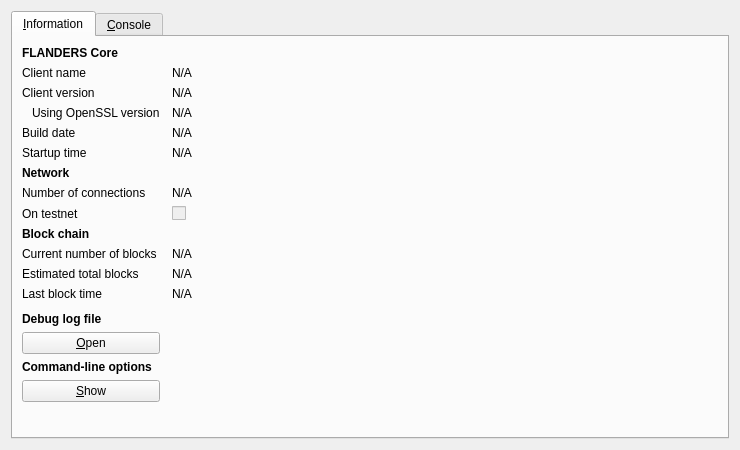
<?xml version="1.0" encoding="UTF-8"?>
<ui version="4.0">
 <class>RPCConsole</class>
 <widget class="QDialog" name="RPCConsole">
  <property name="geometry">
   <rect>
    <x>0</x>
    <y>0</y>
    <width>740</width>
    <height>450</height>
   </rect>
  </property>
  <property name="windowTitle">
   <string>FLANDERS - Debug window</string>
  </property>
  <layout class="QVBoxLayout" name="verticalLayout_2">
   <item>
    <widget class="QTabWidget" name="tabWidget">
     <property name="currentIndex">
      <number>0</number>
     </property>
     <widget class="QWidget" name="tab_info">
      <attribute name="title">
       <string>&amp;Information</string>
      </attribute>
      <layout class="QGridLayout" name="gridLayout" columnstretch="0,1">
       <property name="horizontalSpacing">
        <number>12</number>
       </property>
       <item row="0" column="0">
        <widget class="QLabel" name="label_9">
         <property name="font">
          <font>
           <weight>75</weight>
           <bold>true</bold>
          </font>
         </property>
         <property name="text">
          <string>FLANDERS Core</string>
         </property>
        </widget>
       </item>
       <item row="1" column="0">
        <widget class="QLabel" name="label_5">
         <property name="text">
          <string>Client name</string>
         </property>
        </widget>
       </item>
       <item row="1" column="1">
        <widget class="QLabel" name="clientName">
         <property name="cursor">
          <cursorShape>IBeamCursor</cursorShape>
         </property>
         <property name="text">
          <string>N/A</string>
         </property>
         <property name="textFormat">
          <enum>Qt::PlainText</enum>
         </property>
         <property name="textInteractionFlags">
          <set>Qt::LinksAccessibleByMouse|Qt::TextSelectableByKeyboard|Qt::TextSelectableByMouse</set>
         </property>
        </widget>
       </item>
       <item row="2" column="0">
        <widget class="QLabel" name="label_6">
         <property name="text">
          <string>Client version</string>
         </property>
        </widget>
       </item>
       <item row="2" column="1">
        <widget class="QLabel" name="clientVersion">
         <property name="cursor">
          <cursorShape>IBeamCursor</cursorShape>
         </property>
         <property name="text">
          <string>N/A</string>
         </property>
         <property name="textFormat">
          <enum>Qt::PlainText</enum>
         </property>
         <property name="textInteractionFlags">
          <set>Qt::LinksAccessibleByMouse|Qt::TextSelectableByKeyboard|Qt::TextSelectableByMouse</set>
         </property>
        </widget>
       </item>
       <item row="3" column="0">
        <widget class="QLabel" name="label_14">
         <property name="text">
          <string>Using OpenSSL version</string>
         </property>
         <property name="indent">
          <number>10</number>
         </property>
        </widget>
       </item>
       <item row="3" column="1">
        <widget class="QLabel" name="openSSLVersion">
         <property name="cursor">
          <cursorShape>IBeamCursor</cursorShape>
         </property>
         <property name="text">
          <string>N/A</string>
         </property>
         <property name="textFormat">
          <enum>Qt::PlainText</enum>
         </property>
         <property name="textInteractionFlags">
          <set>Qt::LinksAccessibleByMouse|Qt::TextSelectableByKeyboard|Qt::TextSelectableByMouse</set>
         </property>
        </widget>
       </item>
       <item row="4" column="0">
        <widget class="QLabel" name="label_12">
         <property name="text">
          <string>Build date</string>
         </property>
        </widget>
       </item>
       <item row="4" column="1">
        <widget class="QLabel" name="buildDate">
         <property name="cursor">
          <cursorShape>IBeamCursor</cursorShape>
         </property>
         <property name="text">
          <string>N/A</string>
         </property>
         <property name="textFormat">
          <enum>Qt::PlainText</enum>
         </property>
         <property name="textInteractionFlags">
          <set>Qt::LinksAccessibleByMouse|Qt::TextSelectableByKeyboard|Qt::TextSelectableByMouse</set>
         </property>
        </widget>
       </item>
       <item row="5" column="0">
        <widget class="QLabel" name="label_13">
         <property name="text">
          <string>Startup time</string>
         </property>
        </widget>
       </item>
       <item row="5" column="1">
        <widget class="QLabel" name="startupTime">
         <property name="cursor">
          <cursorShape>IBeamCursor</cursorShape>
         </property>
         <property name="text">
          <string>N/A</string>
         </property>
         <property name="textFormat">
          <enum>Qt::PlainText</enum>
         </property>
         <property name="textInteractionFlags">
          <set>Qt::LinksAccessibleByMouse|Qt::TextSelectableByKeyboard|Qt::TextSelectableByMouse</set>
         </property>
        </widget>
       </item>
       <item row="6" column="0">
        <widget class="QLabel" name="label_11">
         <property name="font">
          <font>
           <weight>75</weight>
           <bold>true</bold>
          </font>
         </property>
         <property name="text">
          <string>Network</string>
         </property>
        </widget>
       </item>
       <item row="7" column="0">
        <widget class="QLabel" name="label_7">
         <property name="text">
          <string>Number of connections</string>
         </property>
        </widget>
       </item>
       <item row="7" column="1">
        <widget class="QLabel" name="numberOfConnections">
         <property name="cursor">
          <cursorShape>IBeamCursor</cursorShape>
         </property>
         <property name="text">
          <string>N/A</string>
         </property>
         <property name="textFormat">
          <enum>Qt::PlainText</enum>
         </property>
         <property name="textInteractionFlags">
          <set>Qt::LinksAccessibleByMouse|Qt::TextSelectableByKeyboard|Qt::TextSelectableByMouse</set>
         </property>
        </widget>
       </item>
       <item row="8" column="0">
        <widget class="QLabel" name="label_8">
         <property name="text">
          <string>On testnet</string>
         </property>
        </widget>
       </item>
       <item row="8" column="1">
        <widget class="QCheckBox" name="isTestNet">
         <property name="enabled">
          <bool>false</bool>
         </property>
         <property name="text">
          <string/>
         </property>
        </widget>
       </item>
       <item row="9" column="0">
        <widget class="QLabel" name="label_10">
         <property name="font">
          <font>
           <weight>75</weight>
           <bold>true</bold>
          </font>
         </property>
         <property name="text">
          <string>Block chain</string>
         </property>
        </widget>
       </item>
       <item row="10" column="0">
        <widget class="QLabel" name="label_3">
         <property name="text">
          <string>Current number of blocks</string>
         </property>
        </widget>
       </item>
       <item row="10" column="1">
        <widget class="QLabel" name="numberOfBlocks">
         <property name="cursor">
          <cursorShape>IBeamCursor</cursorShape>
         </property>
         <property name="text">
          <string>N/A</string>
         </property>
         <property name="textFormat">
          <enum>Qt::PlainText</enum>
         </property>
         <property name="textInteractionFlags">
          <set>Qt::LinksAccessibleByMouse|Qt::TextSelectableByKeyboard|Qt::TextSelectableByMouse</set>
         </property>
        </widget>
       </item>
       <item row="11" column="0">
        <widget class="QLabel" name="label_4">
         <property name="text">
          <string>Estimated total blocks</string>
         </property>
        </widget>
       </item>
       <item row="11" column="1">
        <widget class="QLabel" name="totalBlocks">
         <property name="cursor">
          <cursorShape>IBeamCursor</cursorShape>
         </property>
         <property name="text">
          <string>N/A</string>
         </property>
         <property name="textFormat">
          <enum>Qt::PlainText</enum>
         </property>
         <property name="textInteractionFlags">
          <set>Qt::LinksAccessibleByMouse|Qt::TextSelectableByKeyboard|Qt::TextSelectableByMouse</set>
         </property>
        </widget>
       </item>
       <item row="12" column="0">
        <widget class="QLabel" name="label_2">
         <property name="text">
          <string>Last block time</string>
         </property>
        </widget>
       </item>
       <item row="12" column="1">
        <widget class="QLabel" name="lastBlockTime">
         <property name="cursor">
          <cursorShape>IBeamCursor</cursorShape>
         </property>
         <property name="text">
          <string>N/A</string>
         </property>
         <property name="textFormat">
          <enum>Qt::PlainText</enum>
         </property>
         <property name="textInteractionFlags">
          <set>Qt::LinksAccessibleByMouse|Qt::TextSelectableByKeyboard|Qt::TextSelectableByMouse</set>
         </property>
        </widget>
       </item>
       <item row="13" column="0">
        <spacer name="verticalSpacer_2">
         <property name="orientation">
          <enum>Qt::Vertical</enum>
         </property>
         <property name="sizeHint" stdset="0">
          <size>
           <width>20</width>
           <height>20</height>
          </size>
         </property>
        </spacer>
       </item>
       <item row="14" column="0">
        <widget class="QLabel" name="labelDebugLogfile">
         <property name="font">
          <font>
           <weight>75</weight>
           <bold>true</bold>
          </font>
         </property>
         <property name="text">
          <string>Debug log file</string>
         </property>
        </widget>
       </item>
       <item row="15" column="0">
        <widget class="QPushButton" name="openDebugLogfileButton">
         <property name="toolTip">
          <string>Open the FLANDERS debug log file from the current data directory. This can take a few seconds for large log files.</string>
         </property>
         <property name="text">
          <string>&amp;Open</string>
         </property>
         <property name="autoDefault">
          <bool>false</bool>
         </property>
        </widget>
       </item>
       <item row="16" column="0">
        <widget class="QLabel" name="labelCLOptions">
         <property name="font">
          <font>
           <weight>75</weight>
           <bold>true</bold>
          </font>
         </property>
         <property name="text">
          <string>Command-line options</string>
         </property>
        </widget>
       </item>
       <item row="17" column="0">
        <widget class="QPushButton" name="showCLOptionsButton">
         <property name="toolTip">
          <string>Show the FLANDERS-Qt help message to get a list with possible FLANDERS command-line options.</string>
         </property>
         <property name="text">
          <string>&amp;Show</string>
         </property>
         <property name="autoDefault">
          <bool>false</bool>
         </property>
        </widget>
       </item>
       <item row="18" column="0">
        <spacer name="verticalSpacer">
         <property name="orientation">
          <enum>Qt::Vertical</enum>
         </property>
         <property name="sizeHint" stdset="0">
          <size>
           <width>20</width>
           <height>40</height>
          </size>
         </property>
        </spacer>
       </item>
      </layout>
     </widget>
     <widget class="QWidget" name="tab_console">
      <attribute name="title">
       <string>&amp;Console</string>
      </attribute>
      <layout class="QVBoxLayout" name="verticalLayout_3">
       <property name="spacing">
        <number>3</number>
       </property>
       <item>
        <widget class="QTextEdit" name="messagesWidget">
         <property name="minimumSize">
          <size>
           <width>0</width>
           <height>100</height>
          </size>
         </property>
         <property name="readOnly">
          <bool>true</bool>
         </property>
         <property name="tabKeyNavigation" stdset="0">
          <bool>false</bool>
         </property>
         <property name="columnCount" stdset="0">
          <number>2</number>
         </property>
        </widget>
       </item>
       <item>
        <layout class="QHBoxLayout" name="horizontalLayout">
         <property name="spacing">
          <number>3</number>
         </property>
         <item>
          <widget class="QLabel" name="label">
           <property name="text">
            <string notr="true">&gt;</string>
           </property>
          </widget>
         </item>
         <item>
          <widget class="QLineEdit" name="lineEdit"/>
         </item>
         <item>
          <widget class="QPushButton" name="clearButton">
           <property name="maximumSize">
            <size>
             <width>24</width>
             <height>24</height>
            </size>
           </property>
           <property name="toolTip">
            <string>Clear console</string>
           </property>
           <property name="text">
            <string/>
           </property>
           <property name="icon">
            <iconset resource="../bitcoin.qrc">
             <normaloff>:/icons/remove</normaloff>:/icons/remove</iconset>
           </property>
           <property name="shortcut">
            <string notr="true">Ctrl+L</string>
           </property>
           <property name="autoDefault">
            <bool>false</bool>
           </property>
          </widget>
         </item>
        </layout>
       </item>
      </layout>
     </widget>
    </widget>
   </item>
  </layout>
 </widget>
 <resources>
  <include location="../bitcoin.qrc"/>
 </resources>
 <connections/>
</ui>
